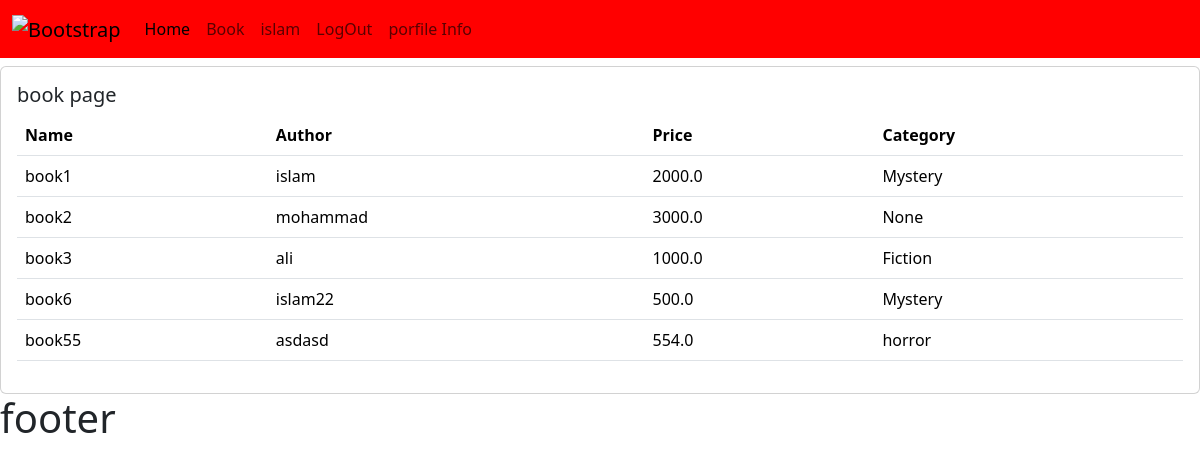
Page /book/ (signed in) on the committed database.
### bookstore/models.py (models this page shows, shortened)
class Book (models.Model):
    CATEGORY = (
        ("Fiction" , "Fiction "),
        ("Mystery" , "Mystery "),
        ("horror" ,"horror")
    )
    name = models.CharField( max_length=90 , null=True)
    Author= models.CharField( max_length=90, null = True)
    price = models.FloatField(null= True)
    category = models.CharField(max_length=90 , null=True, choices=CATEGORY)
    date_created =models.DateField( auto_now_add=True)

### bookstore/decorators.py (the view)
    def wrapper_func(request, *args, **kwargs):
        print("enter wrapper function")
        group = None
        if request.user.groups.exists():
            group= request.user.groups.all()[0].name
        if group =='admin' :
            print("adMIN >>>>>>>>>>>>>!!!")
            return view_func(request,*args, **kwargs)
        if group =="customer":
            print("mmmm >>>>>>>>>>>>>!!!")
            return redirect('user/')

### bookstore/views.py (called while the page is built)
@forAdmins
@login_required(login_url='login')
def book(request):
    book = Book.objects.all()
    return  render(request , "bookstore/book.html" , {"book":book} )

### bookstore/templates/bookstore/book.html (shortened to what this page needs)
{% extends "bookstore/main.html" %}
{% block content %}
<div class="card" >
    <div class="card-body">
      <h5 class="card-title">book page</h5>
      <table class="table">
        <thead>
          <tr>
            <th scope="col">Name </th>
            <th scope="col">Author</th>
            <th scope="col">Price</th>
            <th scope="col">Category</th>
          </tr>
        </thead>
        <tbody>
            {% for item in book  %}
          <tr>
            <td>{{item.name}}</td>
            <td>{{item.Author}}</td>
            <td>{{item.price}}</td>
            <td>{{item.category}}</td>
          </tr>
          {% endfor %}
        </tbody>
      </table>
    </div>
  </div>
{% endblock content %}

### bookstore/templates/bookstore/navbar.html (shortened to what this page needs)
{% load static %}
<nav class="navbar navbar-expand-lg bg-primary">
    <div class="container-fluid">
      <a class="navbar-brand" href="#">
        <img src="{% static "images/book.png" %}" alt="Bootstrap" width="30" height="24">
      </a>
      <div class="collapse navbar-collapse" id="navbarSupportedContent">
        <ul class="navbar-nav me-auto mb-2 mb-lg-0">
          {% if request.user.is_staff %}
          <li class="nav-item">
            <a class="nav-link active" aria-current="page" href="{% url "home" %}">Home</a>
          </li>
          <li class="nav-item">
            <a class="nav-link" href="{% url "book" %}">Book</a>
          </li>
          {% endif %}
          <li class="nav-item">
            <a class="nav-link" href="#">{{request.user}}</a>
          </li>
          <li class="nav-item">
            <a class="nav-link" href="{% url "logout" %}">LogOut</a>
          </li>
          <li class="nav-item">
            <a class="nav-link" href="{% url "profileInfo" %}">porfile Info</a>
          </li>
      </div>
    </div>
  </nav>

### static/css/style.css (style rules this page uses)
.bg-primary { background-color: red !important; }

### rows in the picture
Book: name "book1", Author "islam", price "2000.0", category "Mystery"
Book: name "book2", Author "mohammad", price "3000.0", category "None"
Book: name "book3", Author "ali", price "1000.0", category "Fiction"
Book: name "book6", Author "islam22", price "500.0", category "Mystery"
Book: name "book55", Author "asdasd", price "554.0", category "horror"

### other values in the picture
{{ request.user }} "islam"
